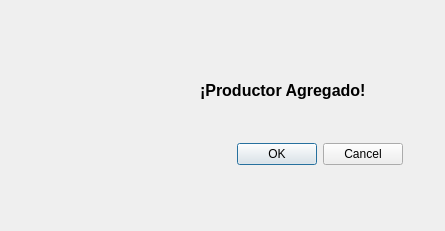
<?xml version="1.0" encoding="UTF-8"?>
<ui version="4.0">
 <class>Dialog</class>
 <widget class="QDialog" name="Dialog">
  <property name="geometry">
   <rect>
    <x>0</x>
    <y>0</y>
    <width>445</width>
    <height>231</height>
   </rect>
  </property>
  <property name="windowTitle">
   <string>Ventana1</string>
  </property>
  <widget class="QLabel" name="label">
   <property name="geometry">
    <rect>
     <x>10</x>
     <y>30</y>
     <width>161</width>
     <height>151</height>
    </rect>
   </property>
   <property name="text">
    <string/>
   </property>
   <property name="pixmap">
    <pixmap resource="recursos.qrc">:/imagenes/imagenes/Aprobado.png</pixmap>
   </property>
   <property name="scaledContents">
    <bool>true</bool>
   </property>
  </widget>
  <widget class="QDialogButtonBox" name="buttonBoxExito">
   <property name="geometry">
    <rect>
     <x>210</x>
     <y>140</y>
     <width>193</width>
     <height>28</height>
    </rect>
   </property>
   <property name="standardButtons">
    <set>QDialogButtonBox::Cancel|QDialogButtonBox::Ok</set>
   </property>
  </widget>
  <widget class="QLabel" name="mensaje_exito">
   <property name="geometry">
    <rect>
     <x>200</x>
     <y>60</y>
     <width>221</width>
     <height>61</height>
    </rect>
   </property>
   <property name="font">
    <font>
     <pointsize>12</pointsize>
     <weight>75</weight>
     <bold>true</bold>
    </font>
   </property>
   <property name="text">
    <string>¡Productor Agregado!</string>
   </property>
   <property name="scaledContents">
    <bool>true</bool>
   </property>
  </widget>
 </widget>
 <resources>
  <include location="recursos.qrc"/>
 </resources>
 <connections/>
</ui>
